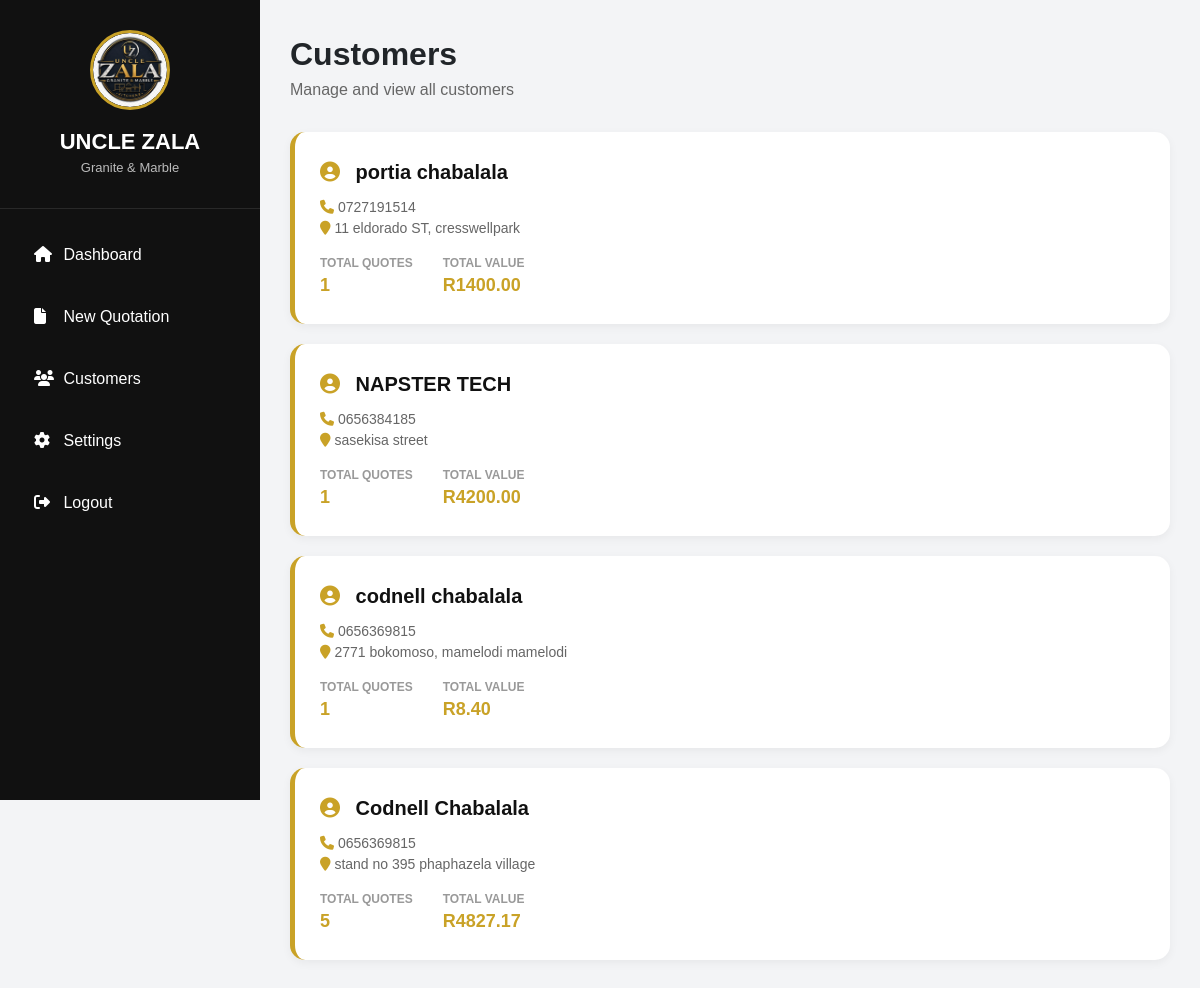
The app's page /customers (signed in) with its own data.
### app.py (models this page shows)
class Quote(db.Model):
    id = db.Column(
        db.Integer,
        primary_key=True
    )
    quote_number = db.Column(
        db.String(50),
        unique=True
    )
    customer_name = db.Column(
        db.String(200)
    )
    customer_phone = db.Column(
        db.String(100)
    )
    customer_address = db.Column(
        db.Text
    )
    description = db.Column(
        db.String(500)
    )
    material = db.Column(
        db.String(200)
    )
    size = db.Column(
        db.Text
    )
    quantity = db.Column(
        db.Integer
    )
    unit_price = db.Column(
        db.Float
    )
    labour_percentage = db.Column(
        db.Float
    )
    labour_amount = db.Column(
        db.Float
    )
    subtotal = db.Column(
        db.Float
    )
    total = db.Column(
        db.Float
    )
    created_at = db.Column(
        db.DateTime,
        default=datetime.utcnow
    )

### app.py (the view)
@app.route("/customers")
@login_required
def customers():
    quotes = Quote.query.all()
    customers_dict = {}
    for quote in quotes:
        if quote.customer_name not in customers_dict:
            customers_dict[quote.customer_name] = {
                'name': quote.customer_name,
                'phone': quote.customer_phone,
                'address': quote.customer_address,
                'quote_count': 0,
                'total_value': 0
            }
        customers_dict[quote.customer_name]['quote_count'] += 1
        customers_dict[quote.customer_name]['total_value'] += quote.total
    customers_list = list(customers_dict.values())
    return render_template(
        "customers.html",
        customers=customers_list
    )

### app.py (called while the page is built)
def login_required(f):
    @wraps(f)
    def decorated_function(*args, **kwargs):
        if not session.get("logged_in"):
            return redirect(url_for("login"))
        return f(*args, **kwargs)
    return decorated_function

### templates/customers.html (shortened to what this page needs)
<!DOCTYPE html>
<html lang="en">
<head>
    <link href="https://cdn.jsdelivr.net/npm/bootstrap@5.3.3/dist/css/bootstrap.min.css" rel="stylesheet">
    <link href="https://cdnjs.cloudflare.com/ajax/libs/font-awesome/6.5.2/css/all.min.css" rel="stylesheet">
</head>
<body>
    <div class="sidebar">
        <div class="logo-section">
            <div class="logo-circle">
                <img src="/static/logo.jpg" alt="Company Logo" style="width: 100%; height: 100%; object-fit: cover; border-radius: 50%;">
            </div>
            <div class="company">UNCLE ZALA</div>
            <div class="subtitle">Granite & Marble</div>
        </div>
        <div class="sidebar-menu">
            <a href="/"><i class="fa fa-home"></i> Dashboard</a>
            <a href="/create"><i class="fa fa-file"></i> New Quotation</a>
            <a href="/customers"><i class="fa fa-users"></i> Customers</a>
            <a href="/settings"><i class="fa fa-gear"></i> Settings</a>
            <a href="/logout"><i class="fa fa-sign-out-alt"></i> Logout</a>
        </div>
    </div>
    <div class="main">
        <div class="top-actions">
            <div>
                <div class="page-title">Customers</div>
                <div class="page-subtitle">Manage and view all customers</div>
            </div>
        </div>
        {% if customers|length > 0 %}
            <div class="row">
                <div class="col-md-12">
                    {% for customer in customers %}
                        <div class="customer-card">
                            <div class="customer-name">
                                <i class="fa fa-user-circle" style="color:var(--gold); margin-right:10px;"></i>
                                {{ customer.name }}
                            </div>
                            <div class="customer-info">
                                {% if customer.phone %}
                                    <div><i class="fa fa-phone" style="color:var(--gold);"></i> {{ customer.phone }}</div>
                                {% endif %}
                                {% if customer.address %}
                                    <div><i class="fa fa-map-marker" style="color:var(--gold);"></i> {{ customer.address }}</div>
                                {% endif %}
                            </div>
                            <div class="customer-stats">
                                <div class="stat-item">
                                    <span class="stat-label">Total Quotes</span>
                                    <span class="stat-value">{{ customer.quote_count }}</span>
                                </div>
                                <div class="stat-item">
                                    <span class="stat-label">Total Value</span>
                                    <span class="stat-value">R{{ "%.2f"|format(customer.total_value) }}</span>
                                </div>
                            </div>
                        </div>
                    {% endfor %}
                </div>
            </div>
        {% endif %}
    </div>
</body>
</html>

### templates/customers.html (style rules this page uses)
:root { --gold:#c9a227; --dark:#111111; --light:#f5f5f5; }
body { background:#f3f4f6; font-family:Arial, Helvetica, sans-serif; }
.sidebar { position:fixed; left:0; top:0; width:260px; height:100vh; background:var(--dark); color:white; }
.logo-section { text-align:center; padding:30px 20px; border-bottom:1px solid rgba(255,255,255,.1); }
.logo-circle { width:80px; height:80px; border-radius:50%; margin:auto; display:flex; align-items:center; justify-content:center; overflow: hidden; border: 3px solid var(--gold); }
.company { margin-top:15px; font-size:22px; font-weight:bold; }
.subtitle { color:#bbb; font-size:13px; }
.sidebar-menu { padding:20px; }
.sidebar-menu a { display:block; color:white; text-decoration:none; padding:14px; border-radius:8px; margin-bottom:10px; transition:.3s; }
.sidebar-menu i { width:25px; }
.main { margin-left:260px; padding:30px; }
.page-title { font-size:32px; font-weight:bold; }
.page-subtitle { color:#666; }
.customer-card { background:white; border-radius:15px; padding:25px; box-shadow:0 3px 10px rgba(0,0,0,.05); margin-bottom:20px; border-left:5px solid var(--gold); transition:.3s; }
.customer-name { font-size:20px; font-weight:bold; color:var(--dark); }
.customer-info { color:#666; font-size:14px; margin-top:10px; }
.customer-stats { display:flex; gap:30px; margin-top:15px; }
.stat-item { display:flex; flex-direction:column; }
.stat-label { font-size:12px; color:#999; text-transform:uppercase; font-weight:bold; }
.stat-value { font-size:18px; font-weight:bold; color:var(--gold); }
.top-actions { display:flex; justify-content:space-between; align-items:center; margin-bottom:30px; }

### records on screen
Quote: name "portia chabalala", phone "0727191514", address "11 eldorado ST, cresswellpark", quote_count "1", total_value "1400.00"
Quote: name "NAPSTER TECH", phone "0656384185", address "sasekisa street", quote_count "1", total_value "4200.00"
Quote: name "codnell chabalala", phone "0656369815", address "2771 bokomoso, mamelodi mamelodi", quote_count "1", total_value "8.40"
Quote: name "Codnell Chabalala", phone "0656369815", address "stand no 395 phaphazela village", quote_count "5", total_value "4827.17"
